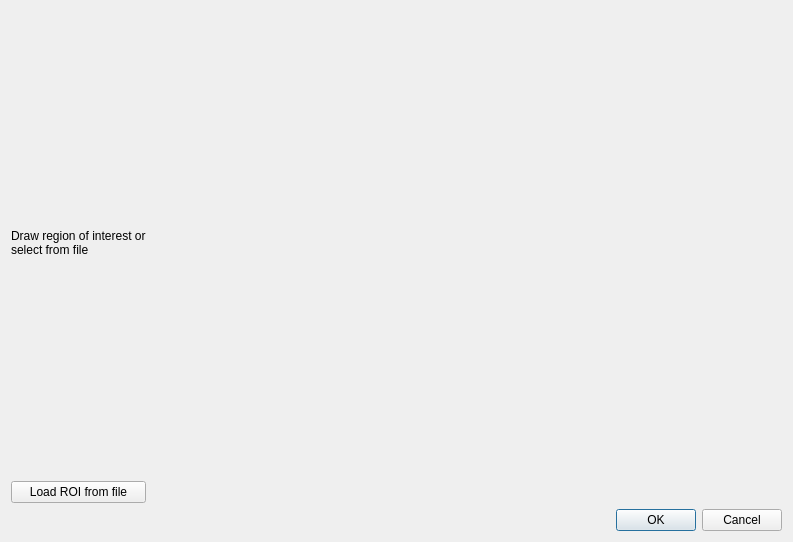
<?xml version="1.0" encoding="UTF-8"?>
<ui version="4.0">
 <class>SetROI</class>
 <widget class="QDialog" name="SetROI">
  <property name="geometry">
   <rect>
    <x>0</x>
    <y>0</y>
    <width>793</width>
    <height>542</height>
   </rect>
  </property>
  <property name="windowTitle">
   <string>Set region of interest</string>
  </property>
  <layout class="QGridLayout" name="gridLayout">
   <item row="0" column="0">
    <widget class="QLabel" name="setRoiInfo">
     <property name="text">
      <string>Draw region of interest or select from file</string>
     </property>
     <property name="wordWrap">
      <bool>true</bool>
     </property>
    </widget>
   </item>
   <item row="1" column="0">
    <widget class="QPushButton" name="setRoiLoadFromFile">
     <property name="text">
      <string>Load ROI from file</string>
     </property>
    </widget>
   </item>
   <item row="2" column="1">
    <widget class="QDialogButtonBox" name="setRoiButtonBox">
     <property name="orientation">
      <enum>Qt::Horizontal</enum>
     </property>
     <property name="standardButtons">
      <set>QDialogButtonBox::Cancel|QDialogButtonBox::Ok</set>
     </property>
    </widget>
   </item>
   <item row="0" column="1">
    <widget class="QLabel" name="setRoiImageDisplay">
     <property name="text">
      <string/>
     </property>
     <property name="alignment">
      <set>Qt::AlignCenter</set>
     </property>
    </widget>
   </item>
  </layout>
 </widget>
 <resources/>
 <connections>
  <connection>
   <sender>setRoiButtonBox</sender>
   <signal>accepted()</signal>
   <receiver>SetROI</receiver>
   <slot>accept()</slot>
   <hints>
    <hint type="sourcelabel">
     <x>248</x>
     <y>254</y>
    </hint>
    <hint type="destinationlabel">
     <x>157</x>
     <y>274</y>
    </hint>
   </hints>
  </connection>
  <connection>
   <sender>setRoiButtonBox</sender>
   <signal>rejected()</signal>
   <receiver>SetROI</receiver>
   <slot>reject()</slot>
   <hints>
    <hint type="sourcelabel">
     <x>316</x>
     <y>260</y>
    </hint>
    <hint type="destinationlabel">
     <x>286</x>
     <y>274</y>
    </hint>
   </hints>
  </connection>
 </connections>
</ui>
